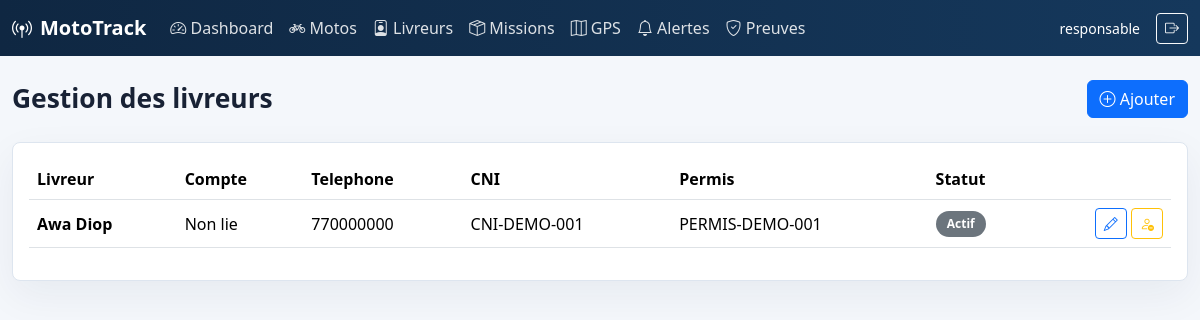
Page /livreurs/ (signed in) on the committed database.
### parc/models.py (models this page shows, shortened)
class Livreur(models.Model):
    STATUT_CHOICES = [
        ("actif", "Actif"),
        ("inactif", "Inactif"),
    ]
    user = models.OneToOneField(
        User,
        on_delete=models.SET_NULL,
        related_name="profil_livreur",
        blank=True,
        null=True,
        help_text="Compte utilise par le livreur pour se connecter.",
    )
    nom = models.CharField(max_length=100)
    prenom = models.CharField(max_length=100)
    telephone = models.CharField(max_length=30)
    adresse = models.TextField(blank=True)
    cni = models.CharField("CNI", max_length=50, unique=True)
    numero_permis = models.CharField(max_length=50, blank=True)
    photo = models.ImageField(upload_to="livreurs/", blank=True, null=True)
    statut = models.CharField(max_length=20, choices=STATUT_CHOICES, default="actif")
    class Meta:
        ordering = ["nom", "prenom"]

### parc/views.py (the view)
# urls.py: path("livreurs/", views.livreur_list, name="livreur_list"),
@responsable_required
def livreur_list(request):
    return render(request, "parc/livreur_list.html", {"livreurs": Livreur.objects.select_related("user")})

### parc/views.py (called while the page is built)
def responsable_required(view_func):
    @wraps(view_func)
    @login_required
    def wrapper(request, *args, **kwargs):
        if request.user.is_staff or request.user.is_superuser:
            return view_func(request, *args, **kwargs)
        if hasattr(request.user, "profil_livreur"):
            return redirect("livreur_dashboard")
        messages.error(request, "Votre compte n'a pas acces a l'espace responsable.")
        return redirect("login")
    return wrapper

### templates/parc/livreur_list.html (shortened to what this page needs)
{% extends "base.html" %}
{% block content %}
<div class="page-heading">
    <h1>Gestion des livreurs</h1>
    <a class="btn btn-primary" href="{% url 'livreur_create' %}"><i class="bi bi-plus-circle"></i> Ajouter</a>
</div>
<div class="panel">
    <div class="table-responsive">
        <table class="table table-hover align-middle">
            <thead><tr><th>Livreur</th><th>Compte</th><th>Telephone</th><th>CNI</th><th>Permis</th><th>Statut</th><th></th></tr></thead>
            <tbody>
            {% for livreur in livreurs %}
                <tr>
                    <td class="fw-bold">{{ livreur.prenom }} {{ livreur.nom }}</td>
                    <td>{{ livreur.user.username|default:"Non lie" }}</td>
                    <td>{{ livreur.telephone }}</td>
                    <td>{{ livreur.cni }}</td>
                    <td>{{ livreur.numero_permis }}</td>
                    <td><span class="badge text-bg-secondary badge-status">{{ livreur.get_statut_display }}</span></td>
                    <td class="text-end">
                        <a class="btn btn-sm btn-outline-primary" href="{% url 'livreur_update' livreur.pk %}"><i class="bi bi-pencil"></i></a>
                        <a class="btn btn-sm btn-outline-warning" href="{% url 'livreur_deactivate' livreur.pk %}"><i class="bi bi-person-dash"></i></a>
                    </td>
                </tr>
            {% empty %}
                <tr><td colspan="7" class="text-muted">Aucun livreur enregistre.</td></tr>
            {% endfor %}
            </tbody>
        </table>
    </div>
</div>
{% endblock %}

### templates/base.html (shortened to what this page needs)
{% load static %}
<!doctype html>
<html lang="fr">
<head>
    <link href="https://cdn.jsdelivr.net/npm/bootstrap@5.3.3/dist/css/bootstrap.min.css" rel="stylesheet">
    <link href="https://cdn.jsdelivr.net/npm/bootstrap-icons@1.11.3/font/bootstrap-icons.css" rel="stylesheet">
    <link rel="stylesheet" href="https://unpkg.com/leaflet@1.9.4/dist/leaflet.css">
    <link rel="stylesheet" href="{% static 'css/mototrack.css' %}">
</head>
<body>
{% if user.is_authenticated %}
<nav class="navbar navbar-expand-lg app-navbar">
    <div class="container-fluid">
        <a class="navbar-brand fw-bold" href="{% url 'dashboard' %}">
            <i class="bi bi-broadcast-pin me-2"></i>MotoTrack
        </a>
        <div class="collapse navbar-collapse" id="navbarNav">
            <ul class="navbar-nav me-auto">
                {% if user.is_staff or user.is_superuser %}
                    <li class="nav-item"><a class="nav-link" href="{% url 'dashboard' %}"><i class="bi bi-speedometer2"></i> Dashboard</a></li>
                    <li class="nav-item"><a class="nav-link" href="{% url 'moto_list' %}"><i class="bi bi-bicycle"></i> Motos</a></li>
                    <li class="nav-item"><a class="nav-link" href="{% url 'livreur_list' %}"><i class="bi bi-person-badge"></i> Livreurs</a></li>
                    <li class="nav-item"><a class="nav-link" href="{% url 'mission_list' %}"><i class="bi bi-box-seam"></i> Missions</a></li>
                    <li class="nav-item"><a class="nav-link" href="{% url 'carte_gps' %}"><i class="bi bi-map"></i> GPS</a></li>
                    <li class="nav-item"><a class="nav-link" href="{% url 'alerte_list' %}"><i class="bi bi-bell"></i> Alertes</a></li>
                    <li class="nav-item"><a class="nav-link" href="{% url 'preuve_list' %}"><i class="bi bi-shield-check"></i> Preuves</a></li>
                {% else %}
                    <li class="nav-item"><a class="nav-link" href="{% url 'livreur_dashboard' %}"><i class="bi bi-phone"></i> Mes missions</a></li>
                {% endif %}
            </ul>
            <span class="navbar-text me-3 small">{{ user.username }}</span>
            <form method="post" action="{% url 'logout' %}">
                <button class="btn btn-outline-light btn-sm" type="submit"><i class="bi bi-box-arrow-right"></i></button>
            </form>
        </div>
    </div>
</nav>
{% endif %}
<main class="container-fluid app-shell py-4">
    {% block content %}{% endblock %}
</main>
</body>
</html>

### static/css/mototrack.css (style rules this page uses)
:root { --navy: #0f2742; --navy-2: #15385c; --green: #18a058; --orange: #f59e0b; --bg: #f4f7fb; --line: #dde5ef; }
body { background: var(--bg); color: #182235; }
.app-navbar { background: linear-gradient(90deg, var(--navy), var(--navy-2)); }
.app-navbar .navbar-brand, .app-navbar .nav-link, .app-navbar .navbar-text { color: #fff; }
.app-navbar .nav-link { opacity: .86; }
.app-shell { max-width: 1440px; }
.page-heading { align-items: center; display: flex; justify-content: space-between; gap: 1rem; margin-bottom: 1.5rem; }
.page-heading h1 { font-size: 1.65rem; font-weight: 800; margin: 0; }
.panel, .stat-card, .login-panel { background: #fff; border: 1px solid var(--line); border-radius: 8px; box-shadow: 0 14px 40px rgba(15, 39, 66, .06); }
.panel { padding: 1rem; }
.badge-status { border-radius: 999px; font-weight: 700; padding: .45rem .7rem; }

### rows in the picture
Livreur: prenom "Awa", nom "Diop", user.username "Non lie", telephone "770000000", cni "CNI-DEMO-001", numero_permis "PERMIS-DEMO-001", statut "Actif"

### other values in the picture
{{ user.username }} "responsable"
